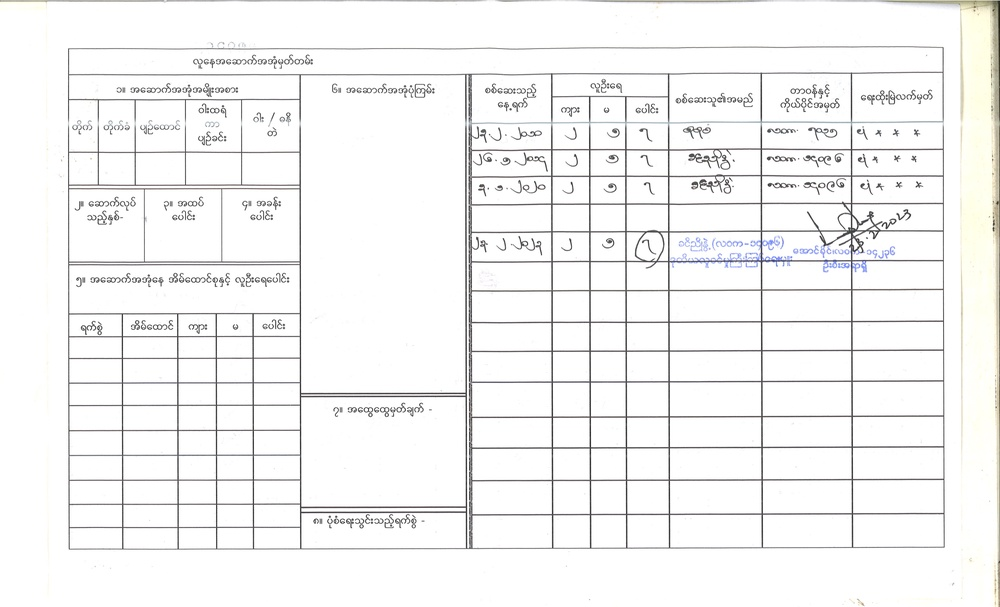
#> input picture 20231106222706_003.jpg, 1000 x 607 px, shrunk from 4200 x 2550 before the run
$ python -i extract_from_screenshot.py   (imports and definitions only)
#> lines starting #> are read from the running program, lines starting #| are printed output that depends on the picture
#> further down, picture is the input picture: PIL image 1000x607 RGB; mean R, G, B 244.4, 244.2, 243.9
"""
Utility script: Extract Myanmar text from an image file.
Usage: python3 extract_from_screenshot.py <image_path>
"""

import sys
import pytesseract
from PIL import Image, ImageEnhance, ImageFilter


def preprocess_image(img):
    """Preprocess image for better OCR results."""
    # Convert to RGB
    if img.mode != "RGB":
        img = img.convert("RGB")

    # Convert to grayscale
    gray = img.convert("L")

    # Increase contrast
    enhancer = ImageEnhance.Contrast(gray)
    gray = enhancer.enhance(2.0)
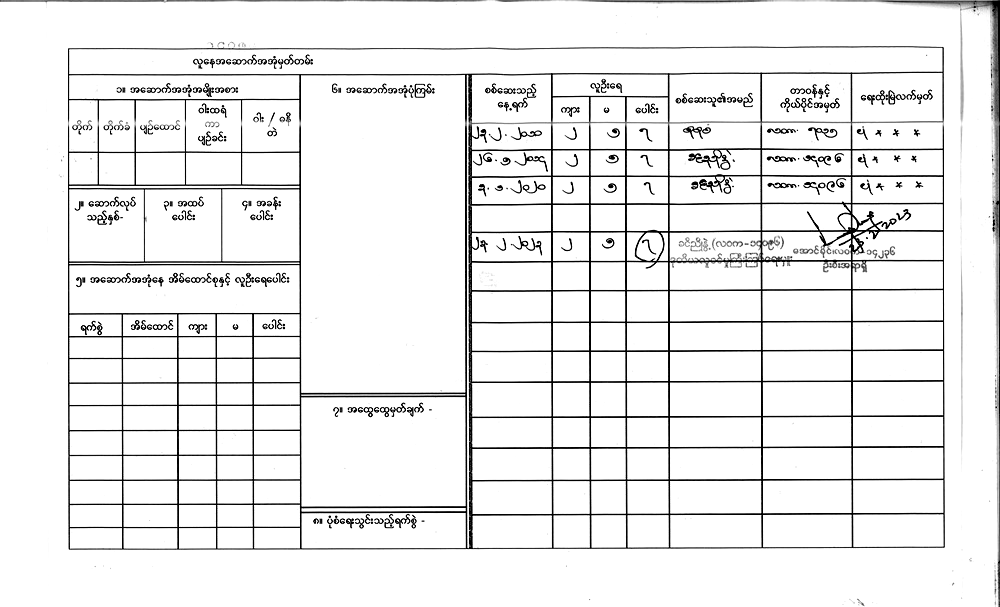
#> gray: PIL image 1000x607 L; min 0, max 255, mean 237.1

    # Sharpen
    gray = gray.filter(ImageFilter.SHARPEN)

    # Binarize (threshold)
    threshold = 140
    gray = gray.point(lambda x: 255 if x > threshold else 0, "1")
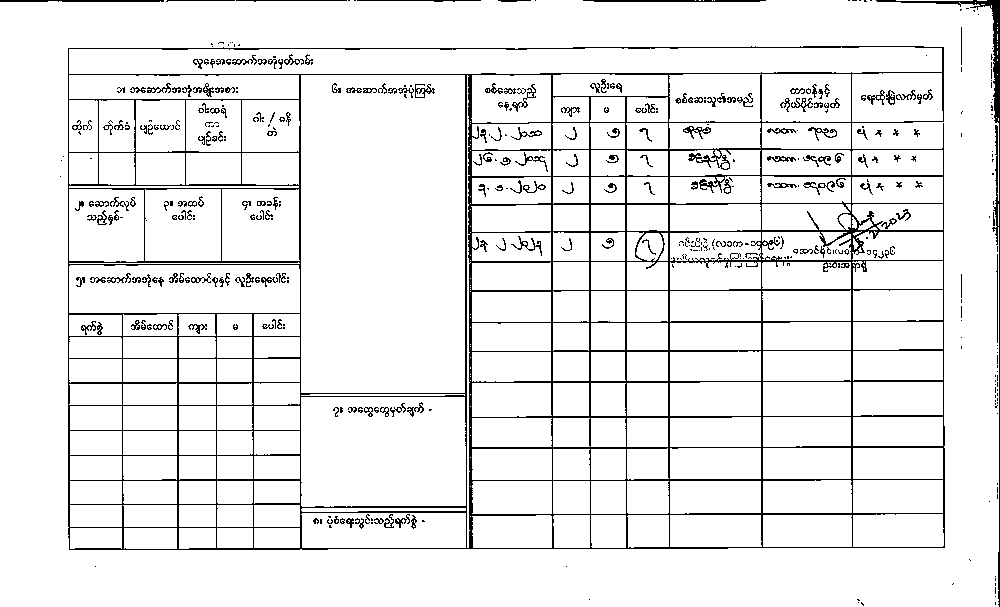
#> gray: PIL image 1000x607 1; 92.7% white; black in thin lines or dots

    return gray


def ocr_image(image_path, lang="mya+eng", preprocess=True):
    """Run OCR on an image file."""
    img = Image.open(image_path)

    if preprocess:
        img = preprocess_image(img)

    custom_config = r'--oem 3 --psm 6'
    text = pytesseract.image_to_string(img, lang=lang, config=custom_config)
    return text.strip()


# [21 lines not run here, left out]

>>> from PIL import Image
>>> picture = Image.open('20231106222706_003.jpg')
>>> result = preprocess_image(picture)
